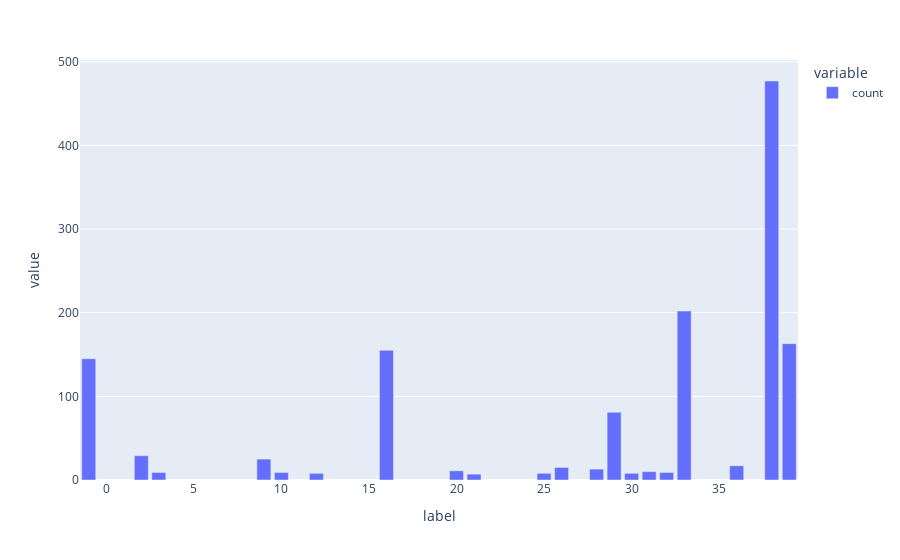

This figure's notebook cell:
### Code cell
pd.DataFrame(ctr,columns=['label','count']).set_index("label").plot(kind='bar')

### Figure 1 — Plotly figure (JSON) as saved in the notebook; plotly's stock layout.template omitted (floating-point values rounded to 4 significant figures)
{"data": [{"alignmentgroup": "True", "hovertemplate": "variable=count<br>label=%{x}<br>value=%{y}<extra></extra>", "legendgroup": "count", "marker": {"color": "#636efa"}, "name": "count", "offsetgroup": "count", "orientation": "v", "showlegend": true, "textposition": "auto", "type": "bar", "x": ["38", "33", "39", "16", "-1", "29", "2", "9", "36", "26", "28", "20", "31", "3", "10", "32", "25", "30", "12", "21"], "xaxis": "x", "y": [477, 202, 163, 155, 145, 81, 29, 25, 17, 15, 13, 11, 10, 9, 9, 9, 8, 8, 8, 7], "yaxis": "y"}], "layout": {"autosize": true, "barmode": "relative", "legend": {"title": {"text": "variable"}, "tracegroupgap": 0}, "margin": {"t": 60}, "xaxis": {"anchor": "y", "autorange": true, "domain": [0, 1], "range": [-1.5, 39.5], "title": {"text": "label"}, "type": "linear"}, "yaxis": {"anchor": "x", "autorange": true, "domain": [0, 1], "range": [0, 502.1], "title": {"text": "value"}, "type": "linear"}}}
